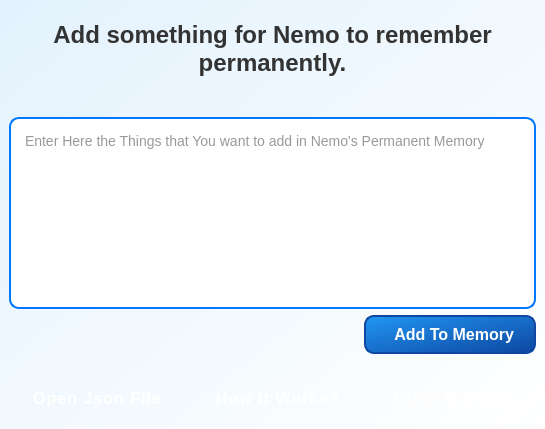
         <widget class="QWidget" name="page_4">
          <property name="styleSheet">
           <string notr="true">
    background: qlineargradient(x1:0, y1:0, x2:1, y2:1, stop:0 #e3f2fd, stop:1 #ffffff);
</string>
          </property>
          <layout class="QVBoxLayout" name="verticalLayout_11">
           <property name="spacing">
            <number>5</number>
           </property>
           <property name="leftMargin">
            <number>0</number>
           </property>
           <property name="topMargin">
            <number>3</number>
           </property>
           <property name="rightMargin">
            <number>0</number>
           </property>
           <property name="bottomMargin">
            <number>0</number>
           </property>
           <item>
            <widget class="QTextBrowser" name="heading_addtomemory_label">
             <property name="maximumSize">
              <size>
               <width>16777215</width>
               <height>100</height>
              </size>
             </property>
             <property name="styleSheet">
              <string notr="true">QTextBrowser {
    background: #f0f4ff;  /* Light blue-gray */
    border-radius: 12px;   /* Smooth rounded edges */
    padding: 12px;         /* Space inside */
    font-size: 18px;       /* Bigger text */
    font-weight: bold;     /* Bold text */
    color: #333;          /* Dark text for readability */
    border: 2px solid transparent; /* Hidden border by default */
    text-align: center;    /* Align text in center */
  background: transparent;
}

/* Add a highlight effect when hovered
QTextBrowser:hover {
    border: 2px solid #0077FF;
}
 */
/* Disable selection (optional) */
QTextBrowser::selection {
    background: none;
}
QTextBrowser {
    scrollbar-width: none;
}

</string>
             </property>
             <property name="html">
              <string>&lt;!DOCTYPE HTML PUBLIC &quot;-//W3C//DTD HTML 4.0//EN&quot; &quot;http://www.w3.org/TR/REC-html40/strict.dtd&quot;&gt;
&lt;html&gt;&lt;head&gt;&lt;meta name=&quot;qrichtext&quot; content=&quot;1&quot; /&gt;&lt;style type=&quot;text/css&quot;&gt;
p, li { white-space: pre-wrap; }
&lt;/style&gt;&lt;/head&gt;&lt;body style=&quot; font-family:'MS Shell Dlg 2'; font-size:18px; font-weight:600; font-style:normal;&quot;&gt;
&lt;p align=&quot;center&quot; style=&quot; margin-top:0px; margin-bottom:0px; margin-left:0px; margin-right:0px; -qt-block-indent:0; text-indent:0px;&quot;&gt;&lt;span style=&quot; font-size:18pt;&quot;&gt;Add something for Nemo to remember permanently.&lt;/span&gt;&lt;/p&gt;&lt;/body&gt;&lt;/html&gt;</string>
             </property>
            </widget>
           </item>
           <item>
            <widget class="QFrame" name="frame">
             <property name="styleSheet">
              <string notr="true">  background: transparent;</string>
             </property>
             <layout class="QGridLayout" name="gridLayout_5">
              <item row="1" column="0">
               <spacer name="horizontalSpacer_15">
                <property name="orientation">
                 <enum>Qt::Horizontal</enum>
                </property>
                <property name="sizeHint" stdset="0">
                 <size>
                  <width>40</width>
                  <height>20</height>
                 </size>
                </property>
               </spacer>
              </item>
              <item row="0" column="0" colspan="2">
               <widget class="QTextEdit" name="memory_textEdit">
                <property name="cursor" stdset="0">
                 <cursorShape>IBeamCursor</cursorShape>
                </property>
                <property name="styleSheet">
                 <string notr="true">QTextEdit {
    background: white;
    border: 2px solid #0077FF;
    border-radius: 10px;
    padding: 10px;
    font-size: 14px;
    color: #333;
    selection-background-color: #0077FF;
}

/* Hover effect */
QTextEdit:hover {
    border: 2px solid #0056CC;
    background: #f8faff; /* Light blue tint */
}

/* Focus effect */
QTextEdit:focus {
    border: 2px solid #0044AA;
}
</string>
                </property>
                <property name="html">
                 <string>&lt;!DOCTYPE HTML PUBLIC &quot;-//W3C//DTD HTML 4.0//EN&quot; &quot;http://www.w3.org/TR/REC-html40/strict.dtd&quot;&gt;
&lt;html&gt;&lt;head&gt;&lt;meta name=&quot;qrichtext&quot; content=&quot;1&quot; /&gt;&lt;style type=&quot;text/css&quot;&gt;
p, li { white-space: pre-wrap; }
&lt;/style&gt;&lt;/head&gt;&lt;body style=&quot; font-family:'MS Shell Dlg 2'; font-size:14px; font-weight:400; font-style:normal;&quot;&gt;
&lt;p style=&quot;-qt-paragraph-type:empty; margin-top:0px; margin-bottom:0px; margin-left:0px; margin-right:0px; -qt-block-indent:0; text-indent:0px;&quot;&gt;&lt;br /&gt;&lt;/p&gt;&lt;/body&gt;&lt;/html&gt;</string>
                </property>
                <property name="placeholderText">
                 <string>Enter Here the Things that You want to add in Nemo's Permanent Memory </string>
                </property>
               </widget>
              </item>
              <item row="1" column="1">
               <widget class="QPushButton" name="addtomemory_btn">
                <property name="cursor">
                 <cursorShape>PointingHandCursor</cursorShape>
                </property>
                <property name="styleSheet">
                 <string notr="true">

QPushButton {
    background: qlineargradient(x1:0, y1:0, x2:1, y2:1, stop:0 #2196F3, stop:1 #0D47A1);
    border-radius: 10px;
    color: white;
    font-size: 16px;
    padding: 8px 20px;
    font-weight: bold;
    border: 2px solid #0D47A1;
}

QPushButton:hover {
    background: qlineargradient(x1:0, y1:0, x2:1, y2:1, stop:0 #1E88E5, stop:1 #0B3D91);
    transform: scale(1.05);
}

QPushButton:pressed {
    background: qlineargradient(x1:0, y1:0, x2:1, y2:1, stop:0 #1565C0, stop:1 #083374);
}



</string>
                </property>
                <property name="text">
                 <string>  Add To Memory</string>
                </property>
                <property name="icon">
                 <iconset resource="static/resource.qrc">
                  <normaloff>:/icon/icon/addtomemory.png</normaloff>:/icon/icon/addtomemory.png</iconset>
                </property>
                <property name="iconSize">
                 <size>
                  <width>40</width>
                  <height>40</height>
                 </size>
                </property>
               </widget>
              </item>
             </layout>
            </widget>
           </item>
           <item>
            <widget class="QFrame" name="frame">
             <property name="styleSheet">
              <string notr="true">  background: transparent;</string>
             </property>
             <layout class="QHBoxLayout" name="horizontalLayout_13">
              <item>
               <widget class="QPushButton" name="openjsonfile_btn">
                <property name="cursor">
                 <cursorShape>PointingHandCursor</cursorShape>
                </property>
                <property name="styleSheet">
                 <string notr="true">QPushButton {
    background: qlineargradient(spread:pad, x1:0, y1:0, x2:1, y2:1, 
                stop:0 #0077FF, stop:1 #0056CC); /* Blue gradient */
    color: white;
    border: none;
    border-radius: 20px; /* Fully rounded edges */
    padding: 12px 24px; /* Spacing for modern look */
    font-size: 16px;
    font-weight: bold;
    letter-spacing: 1px; /* Makes text look more premium */
    transition: all 0.3s ease-in-out; /* Smooth effect */

}

/* Hover Effect */
QPushButton:hover {
    background: qlineargradient(spread:pad, x1:0, y1:0, x2:1, y2:1, 
                stop:0 #3399FF, stop:1 #0077CC); /* Lighter blue on hover */
    transform: scale(1.05); /* Subtle scaling effect */
}

/* Pressed Effect */
QPushButton:pressed {
    background: #004499; /* Darker blue */
}

/* Disabled Effect */
QPushButton:disabled {
    background: #B0B0B0; /* Light gray */
    color: #E0E0E0;
}
</string>
                </property>
                <property name="text">
                 <string>Open Json File</string>
                </property>
                <property name="icon">
                 <iconset resource="static/resource.qrc">
                  <normaloff>:/icon/icon/jsonicon.png</normaloff>:/icon/icon/jsonicon.png</iconset>
                </property>
                <property name="iconSize">
                 <size>
                  <width>40</width>
                  <height>40</height>
                 </size>
                </property>
               </widget>
              </item>
              <item>
               <widget class="QPushButton" name="howitworks_btn">
                <property name="cursor">
                 <cursorShape>PointingHandCursor</cursorShape>
                </property>
                <property name="styleSheet">
                 <string notr="true">QPushButton {
    background: qlineargradient(spread:pad, x1:0, y1:0, x2:1, y2:1, 
                stop:0 #0077FF, stop:1 #0056CC); /* Blue gradient */
    color: white;
    border: none;
    border-radius: 20px; /* Fully rounded edges */
    padding: 12px 24px; /* Spacing for modern look */
    font-size: 16px;
    font-weight: bold;
    letter-spacing: 1px; /* Makes text look more premium */
    transition: all 0.3s ease-in-out; /* Smooth effect */

}

/* Hover Effect */
QPushButton:hover {
    background: qlineargradient(spread:pad, x1:0, y1:0, x2:1, y2:1, 
                stop:0 #3399FF, stop:1 #0077CC); /* Lighter blue on hover */
    transform: scale(1.05); /* Subtle scaling effect */
}

/* Pressed Effect */
QPushButton:pressed {
    background: #004499; /* Darker blue */
}

/* Disabled Effect */
QPushButton:disabled {
    background: #B0B0B0; /* Light gray */
    color: #E0E0E0;
}
</string>
                </property>
                <property name="text">
                 <string>How It Works?</string>
                </property>
                <property name="icon">
                 <iconset resource="static/resource.qrc">
                  <normaloff>:/icon/icon/how.png</normaloff>:/icon/icon/how.png</iconset>
                </property>
                <property name="iconSize">
                 <size>
                  <width>40</width>
                  <height>40</height>
                 </size>
                </property>
               </widget>
              </item>
              <item>
               <widget class="QPushButton" name="clearmemory_btn">
                <property name="cursor">
                 <cursorShape>PointingHandCursor</cursorShape>
                </property>
                <property name="styleSheet">
                 <string notr="true">QPushButton {
    background: qlineargradient(spread:pad, x1:0, y1:0, x2:1, y2:1, 
                stop:0 #0077FF, stop:1 #0056CC); /* Blue gradient */
    color: white;
    border: none;
    border-radius: 20px; /* Fully rounded edges */
    padding: 12px 24px; /* Spacing for modern look */
    font-size: 16px;
    font-weight: bold;
    letter-spacing: 1px; /* Makes text look more premium */
    transition: all 0.3s ease-in-out; /* Smooth effect */

}

/* Hover Effect */
QPushButton:hover {
    background: qlineargradient(spread:pad, x1:0, y1:0, x2:1, y2:1, 
                stop:0 #3399FF, stop:1 #0077CC); /* Lighter blue on hover */
    transform: scale(1.05); /* Subtle scaling effect */
}

/* Pressed Effect */
QPushButton:pressed {
    background: #004499; /* Darker blue */
}

/* Disabled Effect */
QPushButton:disabled {
    background: #B0B0B0; /* Light gray */
    color: #E0E0E0;
}
</string>
                </property>
                <property name="text">
                 <string>Clear Memory</string>
                </property>
                <property name="icon">
                 <iconset resource="static/resource.qrc">
                  <normaloff>:/icon/icon/clear.png</normaloff>:/icon/icon/clear.png</iconset>
                </property>
                <property name="iconSize">
                 <size>
                  <width>40</width>
                  <height>40</height>
                 </size>
                </property>
               </widget>
              </item>
             </layout>
            </widget>
           </item>
          </layout>
         </widget>
